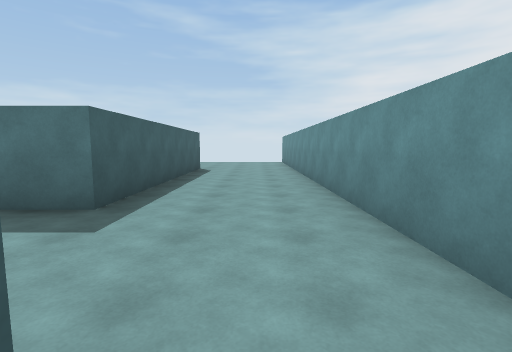
View 1 (above)

16 first-person views from a walk through a scene from a Unity 3-D project. The camera is 1.5 m above the floor, tilts 6° down and sees 85° across. The floor is counted in squares, 2 m on a side. Each view is taken from the middle of a square. On the plan, view 1 faces up. The plan holds only what a view shows up to about 10 squares ahead; the rest is blank. The player is left out. Some animated figures are not drawn.

View 2
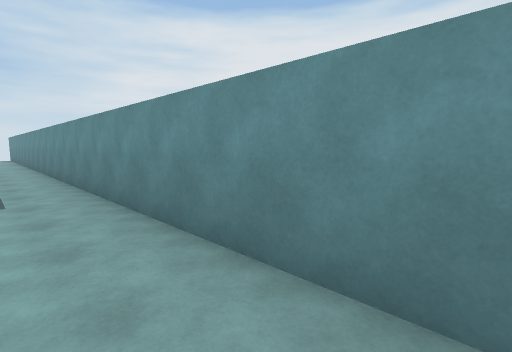

View 3
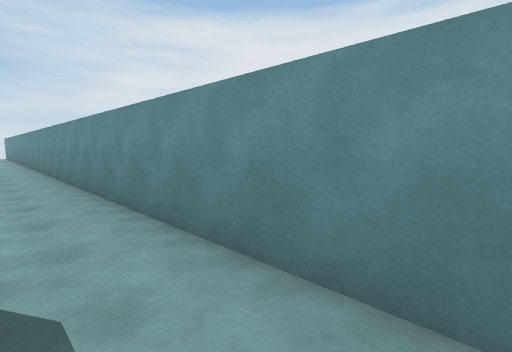

View 4
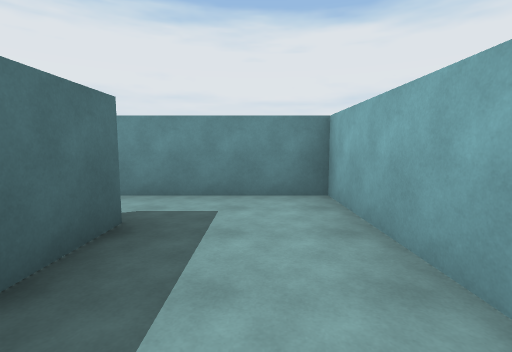

View 5
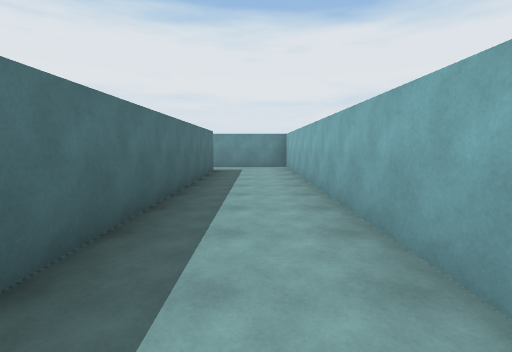

View 6
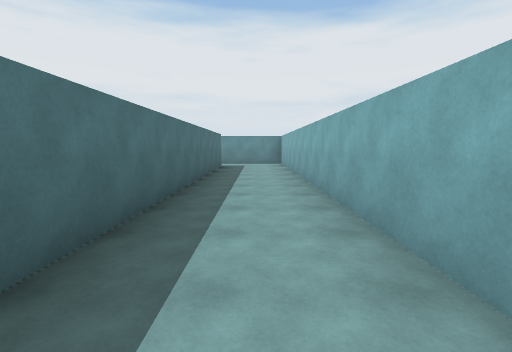

View 7
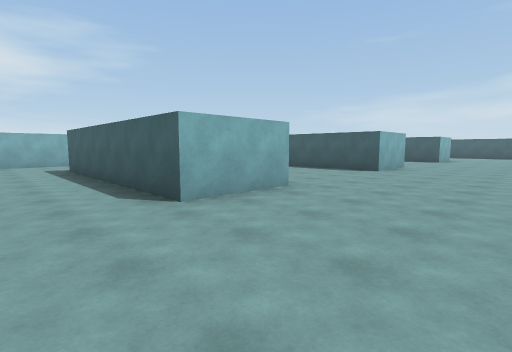

View 8
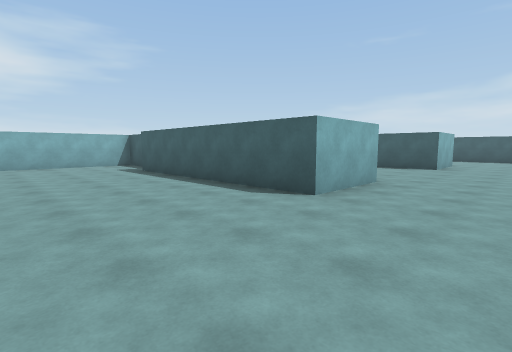

View 9
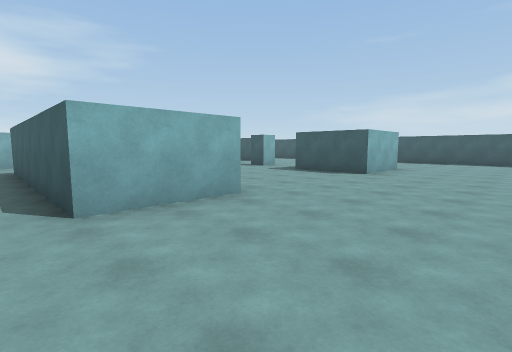

View 10
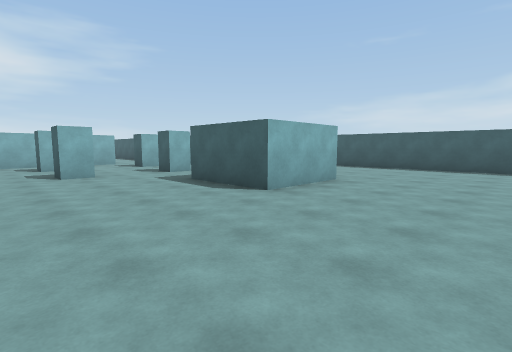

View 11
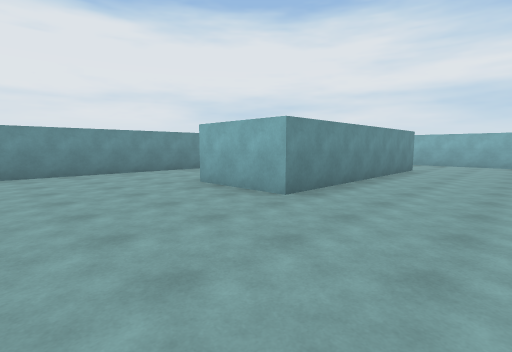

View 12
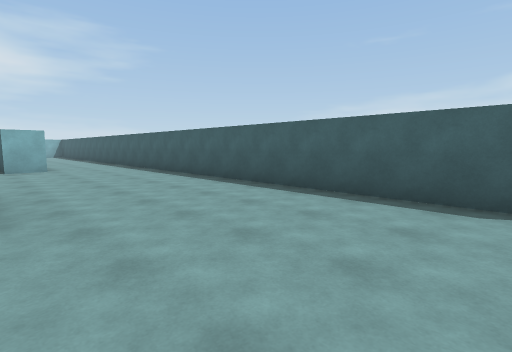

View 13
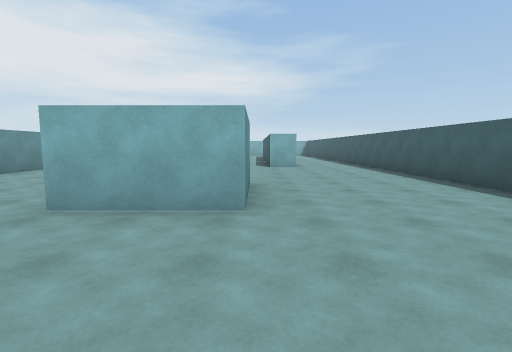

View 14
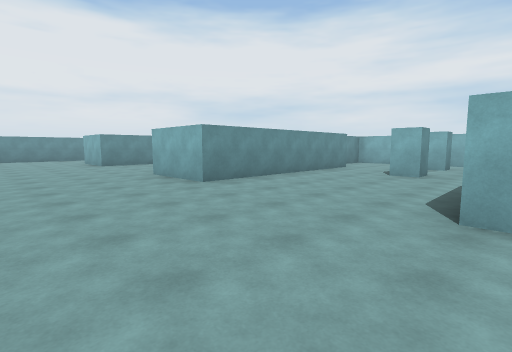

View 15
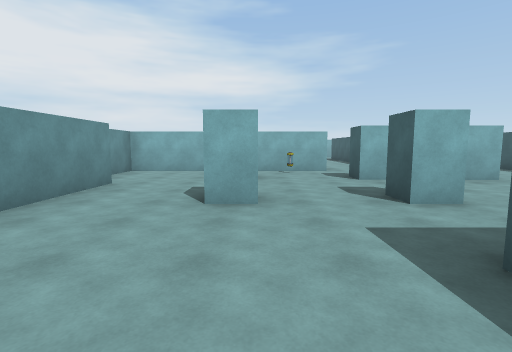

View 16
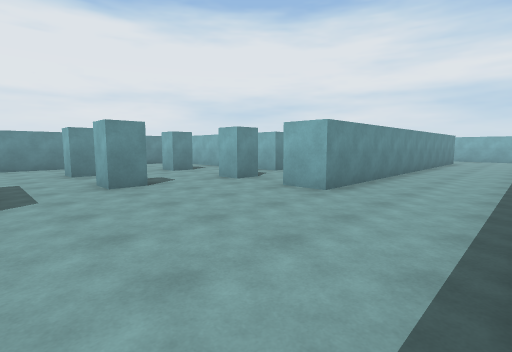

### Floor plan
Points are (right, up) in squares from view 1. A wall is a line through its corners. A room is listed if a view was taken in it or the views show most of it. See-through windows are left out.
Room 1 (views 1, 2)
walls: (1.3, -6.6) (1.3, 0.6)
ways out: opening at (0.5, -7) to room 2; opening at (0.5, 0) to room 3
Room 2 (views 3, 4, 5, 6)
walls: (-9.9, -10.1) (1.3, -10.1) (1.3, -6.6); (-0.2, -7.7) (-9.6, -7.7)
ways out: opening at (0.5, -7) to room 1
Room 3 (views 7, 8, 9, 10, 11, 12, 13, 14, 15, 16)
walls: (-11, 3.3) (-11, 9.6) (-8.7, 9.6) (-8.7, 3.3); (-17.9, 7.8) (-17.9, 9.6) (-15.5, 9.6) (-15.5, 7.3); (-9, 0.3) (-5.4, 0.3); (-16.2, 0.3) (-10.1, 0.3) (-10.1, 1.6); (-4.3, 3.3) (-4.3, 9.6) (-1.9, 9.6) (-1.9, 3.3) (-3.1, 3.3); (-22.2, 0.1) (-22.2, -0.4); (-1.6, 0.3) (-0.5, 0.3); (-22.2, 12.9) (-22.2, 3); (-19.5, -4.8) (-19.5, 2.8) (-18.5, 2.8) (-18.5, 1.1); (1.3, 0.6) (1.3, 12.8)
ways out: opening at (0.5, 0) to room 1; opening at (-17.5, 0)
objects: block (-17, 2); block (-16, 5); other object (-15, 1); block (-14, 2); block (-14, 5)

Positions as (right, up) in squares from view 1, and headings:
1: (0, 0), facing up
2: (0, -6), facing up-right
3: (0, -9), facing up-right
4: (-3, -9), facing right
5: (-9, -9), facing right
6: (-11, -9), facing right
7: (0, 13), facing down-left
8: (-5, 12), facing down-left
9: (-8, 13), facing down-left
10: (-12, 13), facing down-left
11: (-7, 13), facing down-right
12: (-18, 13), facing down-left
13: (-18, 13), facing down
14: (-16, 13), facing down-right
15: (-14, 9), facing down
16: (-22, 7), facing down-right
